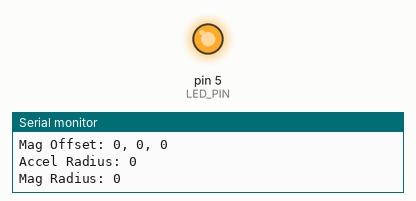
This sketch was run on a simulated Arduino Uno, built with avr-gcc and run on an emulated ATmega328P. Shown: output pins drawn as LEDs (lit = HIGH), the last lines printed to the serial monitor. Storage starts empty. At 5.0 s the program stops and its outputs stay as they are.

Above: at 0.1 s.
At 5.1 s:
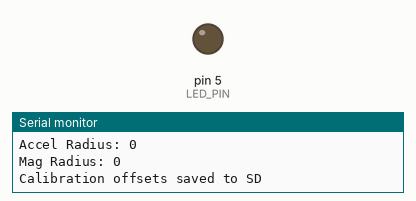
Timing chart, 0 to 6.5 s (numbered marks = the images above):
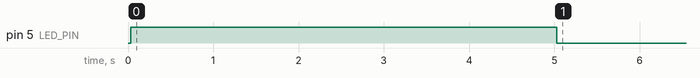

The sketch:

Calibration.ino
```cpp
#include <Wire.h>
#include <Adafruit_Sensor.h>
#include <Adafruit_BNO055.h>
#include <SPI.h>
#include <SdFat.h>

// === Constants ===
#define SD_CS 10 // CS pin of the Catalex SD module
#define LED_PIN 5 // Pin D5 for the LED

// === IMU and SD file objects ===
Adafruit_BNO055 bno = Adafruit_BNO055(55, 0x28);
SdFat sd;            // Objet SdFat
SdFile logFile;      // Fichier pour écrire

void setup() {
  Serial.begin(115200); // Serial Monitor for calibration feedback

  //IMU initialization
  if (!bno.begin()) {
    Serial.println(F("Error : Can't find BNO055 !"));
    while (1);
  }

  bno.setExtCrystalUse(true); // Use external crystal for better accuracy

  //SD card initialization
  if (!sd.begin(SD_CS, SPI_HALF_SPEED)) {
    Serial.println(F("Error : SD card initialization failed ! Is there an SD card in the module ?"));
    while (1);
  }
  Serial.println(F("SD card initialized"));

  pinMode(LED_PIN, OUTPUT);
  digitalWrite(LED_PIN, LOW);
}

void loop() {
  uint8_t sys, g, a, m;
  bno.getCalibration(&sys, &g, &a, &m);

  // Display calibration status in Serial Monitor
  Serial.print(F("System: ")); Serial.print(sys);
  Serial.print(F(" Gyro: ")); Serial.print(g);
  Serial.print(F(" Accel: ")); Serial.print(a);
  Serial.print(F(" Magneto: ")); Serial.println(m);

  // Save to SD card only if all calibration levels are at 3
  if (sys == 3 && g == 3 && a == 3 && m == 3) {

    // Read the calibration offset values
    adafruit_bno055_offsets_t offsets;
    bno.getSensorOffsets(offsets);

    // Print offsets to Serial Monitor for operator
    Serial.println(F("Calibration OK, sauvegarde..."));
    Serial.print(F("Accel Offset: ")); Serial.print(offsets.accel_offset_x); Serial.print(", ");
    Serial.print(offsets.accel_offset_y); Serial.print(", ");
    Serial.println(offsets.accel_offset_z);

    Serial.print(F("Gyro Offset: ")); Serial.print(offsets.gyro_offset_x); Serial.print(", ");
    Serial.print(offsets.gyro_offset_y); Serial.print(", ");
    Serial.println(offsets.gyro_offset_z);

    Serial.print(F("Mag Offset: ")); Serial.print(offsets.mag_offset_x); Serial.print(", ");
    Serial.print(offsets.mag_offset_y); Serial.print(", ");
    Serial.println(offsets.mag_offset_z);

    Serial.print(F("Accel Radius: ")); Serial.println(offsets.accel_radius);
    Serial.print(F("Mag Radius: ")); Serial.println(offsets.mag_radius);

    digitalWrite(LED_PIN, HIGH);   // Turn on LED
    delay(5000);                   // Keep LED on for 5 seconds
    digitalWrite(LED_PIN, LOW);    // Turn off LED

    // Open file
    if (logFile.open("calibration.csv", O_CREAT | O_WRITE | O_TRUNC)) {
      // O_TRUNC pour écraser à chaque fois

      char buffer[128];
      int len = snprintf(buffer, sizeof(buffer),
        "%d,%d,%d,%d,%d,%d,%d,%d,%d,%d,%d\n",
        offsets.accel_offset_x, offsets.accel_offset_y, offsets.accel_offset_z,
        offsets.gyro_offset_x, offsets.gyro_offset_y, offsets.gyro_offset_z,
        offsets.mag_offset_x, offsets.mag_offset_y, offsets.mag_offset_z,
        offsets.accel_radius, offsets.mag_radius);

      logFile.write(buffer, len);
      logFile.close();

      Serial.println(F("Calibration offsets saved to SD"));
    } else {
      Serial.println(F("Error when opening file"));
    }
    while (1);// stop here after saving
  }
  delay(1000);
}
```

Measured:
- by itself, pin 5 (LED_PIN): LOW → HIGH at 0.03 s, → LOW 5.0 s later
